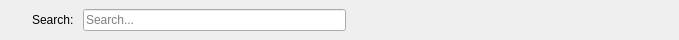
<?xml version="1.0" encoding="UTF-8"?>
<ui version="4.0">
 <class>SourceViewerSearch</class>
 <widget class="QWidget" name="SourceViewerSearch">
  <property name="geometry">
   <rect>
    <x>0</x>
    <y>0</y>
    <width>679</width>
    <height>40</height>
   </rect>
  </property>
  <layout class="QHBoxLayout" name="horizontalLayout">
   <property name="leftMargin">
    <number>2</number>
   </property>
   <property name="topMargin">
    <number>4</number>
   </property>
   <property name="bottomMargin">
    <number>4</number>
   </property>
   <item>
    <widget class="QToolButton" name="closeButton">
     <property name="sizePolicy">
      <sizepolicy hsizetype="Fixed" vsizetype="Fixed">
       <horstretch>0</horstretch>
       <verstretch>0</verstretch>
      </sizepolicy>
     </property>
     <property name="text">
      <string/>
     </property>
     <property name="autoRaise">
      <bool>true</bool>
     </property>
    </widget>
   </item>
   <item>
    <widget class="QLabel" name="label">
     <property name="text">
      <string>Search: </string>
     </property>
    </widget>
   </item>
   <item>
    <widget class="QLineEdit" name="lineEdit">
     <property name="placeholderText">
      <string>Search...</string>
     </property>
    </widget>
   </item>
   <item>
    <widget class="QToolButton" name="previous">
     <property name="sizePolicy">
      <sizepolicy hsizetype="Fixed" vsizetype="Fixed">
       <horstretch>0</horstretch>
       <verstretch>0</verstretch>
      </sizepolicy>
     </property>
     <property name="text">
      <string/>
     </property>
     <property name="autoRaise">
      <bool>true</bool>
     </property>
    </widget>
   </item>
   <item>
    <widget class="QToolButton" name="next">
     <property name="sizePolicy">
      <sizepolicy hsizetype="Fixed" vsizetype="Fixed">
       <horstretch>0</horstretch>
       <verstretch>0</verstretch>
      </sizepolicy>
     </property>
     <property name="text">
      <string/>
     </property>
     <property name="autoRaise">
      <bool>true</bool>
     </property>
    </widget>
   </item>
   <item>
    <spacer name="horizontalSpacer">
     <property name="orientation">
      <enum>Qt::Horizontal</enum>
     </property>
     <property name="sizeHint" stdset="0">
      <size>
       <width>40</width>
       <height>20</height>
      </size>
     </property>
    </spacer>
   </item>
  </layout>
 </widget>
 <resources/>
 <connections/>
</ui>
